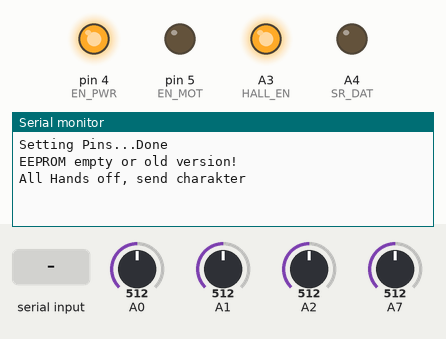
This sketch was run on a simulated Arduino Nano, built with avr-gcc and run on an emulated ATmega328P. Parts: output pins drawn as LEDs (lit = HIGH), the last lines printed to the serial monitor. The inputs (shaded band) are chosen by the test bench; at power-on: A0 = 512, A1 = 512, A2 = 512, A7 = 512. EEPROM starts erased.

Above: at 1.3 s.
1.4 s: byte 30 received over Serial
At 2.0 s:
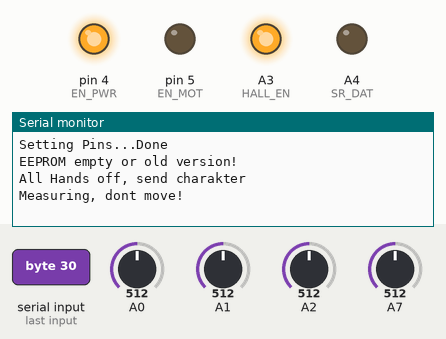
4.4 s: byte 90 received over Serial
At 7.3 s:
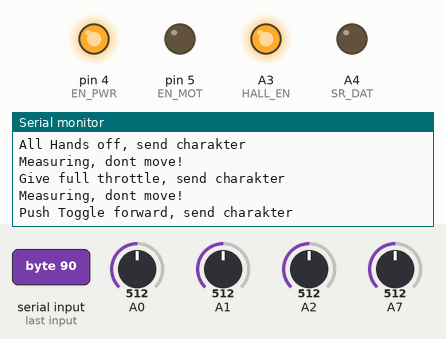
7.4 s: byte 120 received over Serial
At 10.8 s:
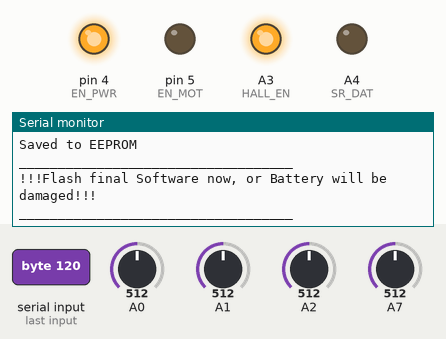

The sketch:

BREmote_Tx-Calibration.ino
```cpp
/* When flashing fails, select Processor: Aruino Nano (OLD BOOTLOADER)*/
/* When flashing fails, select Processor: Aruino Nano (OLD BOOTLOADER)*/
/* When flashing fails, select Processor: Aruino Nano (OLD BOOTLOADER)*/

/*
    BREmote V1.1
    Copyright (C) 2022 Ludwig Brechter (contact@lbre.de)

    This program is free software: you can redistribute it and/or modify
    it under the terms of the GNU General Public License as published by
    the Free Software Foundation, either version 3 of the License, or
    (at your option) any later version.

    This program is distributed in the hope that it will be useful,
    but WITHOUT ANY WARRANTY; without even the implied warranty of
    MERCHANTABILITY or FITNESS FOR A PARTICULAR PURPOSE.  See the
    GNU General Public License for more details.

    You should have received a copy of the GNU General Public License
    along with this program.  If not, see <http://www.gnu.org/licenses/>.
 */

#include "BREmote.h"

RF24 radio(NRF_CE, NRF_CSN); // CE, CSN

void setup()
{
  enableSerial();
  initPins();
  enablePower();
}

void loop()
{

  if(EEPROM.read(EE_VAL_FLAG) == 0xCE)
  {
    uint16_t thr_min_read = 0;
    uint16_t thr_max_read = 0;
    uint16_t tog_read = 0;
    uint16_t tog_stb_read = 0;
    uint16_t thr_min_stb_read = 0;

    Serial.println("");
    Serial.println("Data in EEPROM:");

    thr_min_read = ((uint16_t)EEPROM.read(EE_THR_MIN) << 8) + (uint16_t)EEPROM.read(EE_THR_MIN+1);
    thr_max_read = ((uint16_t)EEPROM.read(EE_THR_MAX) << 8) + (uint16_t)EEPROM.read(EE_THR_MAX+1);
    tog_read = ((uint16_t)EEPROM.read(EE_TOG) << 8) + (uint16_t)EEPROM.read(EE_TOG+1);
    tog_stb_read = ((uint16_t)EEPROM.read(EE_TOG_STB) << 8) + (uint16_t)EEPROM.read(EE_TOG_STB+1);
    thr_min_stb_read = ((uint16_t)EEPROM.read(EE_THR_MIN_STB) << 8) + (uint16_t)EEPROM.read(EE_THR_MIN_STB+1);


    Serial.println("\n");
    if(EEPROM.read(EE_LEFTHANDER)) Serial.println("Lefthander, Trigger right");
    else Serial.println("Righthander, Trigger left");
    Serial.print("Min Throttle: ");
    Serial.println(thr_min_read);
    Serial.print("Max Throttle: ");
    Serial.println(thr_max_read);
    Serial.print("Stb Throttle: ");
    Serial.println(thr_min_stb_read);
    Serial.print("Throttle Reversed: ");
    Serial.println(EEPROM.read(EE_THR_REV));
    Serial.print("Idle Toggle: ");
    Serial.println(tog_read);
    Serial.print("Stb Toggle: ");
    Serial.println(tog_stb_read);
    Serial.print("Toggle Reversed: ");
    Serial.println(EEPROM.read(EE_TOG_REV));
  }
  else
  {
    Serial.println("");
    Serial.println("EEPROM empty or old version!");
  }

  Serial.println("");
  Serial.println("All Hands off, send charakter");

  while(!Serial.available()) delay (1);
  while(Serial.available()){ byte trash = Serial.read(); delay(100);}

  Serial.println("Measuring, dont move!");

  measMulti();

  int16_t meas_A0_before = meas_A0;
  int16_t meas_A1_before = meas_A1;
  int16_t meas_A2_before = meas_A2;
  int16_t meas_A7_before = meas_A7;

  Serial.println("Give full throttle, send charakter");

  while(!Serial.available()) delay (1);
  while(Serial.available()){ byte trash = Serial.read(); delay(100);}

  Serial.println("Measuring, dont move!");

  measMulti();

  int16_t diffA0 = abs(meas_A0_before-meas_A0);
  int16_t diffA1 = abs(meas_A1_before-meas_A1);

  int16_t thr_min = 0;
  int16_t thr_max = 0;
  int16_t thr_min_stb = 0;

  int16_t toggle_idle = 0;
  int16_t toggle_idle_stb = 0;

  bool tog_rev = 0;
  bool thr_rev = 0;
  bool lefthander = 0;

  if(diffA0 > diffA1)
  {
    lefthander = 1;
    if(meas_A0_before > meas_A0)
    {
      thr_min = meas_A0;
      thr_max = meas_A0_before;
      thr_rev = 1;
    }
    else
    {
      thr_max = meas_A0;
      thr_min = meas_A0_before;
    }
    thr_min_stb = meas_A2_before;
    toggle_idle = meas_A1_before;
    toggle_idle_stb = meas_A7_before;
  }
  else
  {
    if(meas_A1_before > meas_A1)
    {
      thr_min = meas_A1;
      thr_max = meas_A1_before;
      thr_rev = 1;
    }
    else
    {
      thr_max = meas_A1;
      thr_min = meas_A1_before;
    }
    thr_min_stb = meas_A7_before;
    toggle_idle = meas_A0_before;
    toggle_idle_stb = meas_A2_before;
  }

  Serial.println("Push Toggle forward, send charakter");

  while(!Serial.available()) delay (1);
  while(Serial.available()){ byte trash = Serial.read(); delay(100);}

  Serial.println("Measuring, dont move!");

  meas_A0_before = meas_A0;
  meas_A1_before = meas_A1;

  measMulti();

  if(lefthander)
  {
    if(meas_A1_before > meas_A1)
    {
      tog_rev = 1;
    }
  }
  else
  {
    if(meas_A0_before > meas_A0)
    {
      tog_rev = 1;
    }
  }

  thr_min += 5;
  thr_max -= 5;

  Serial.println("\n");
  if(lefthander) Serial.println("Lefthander, Trigger right");
  else Serial.println("Righthander, Trigger left");
  Serial.print("Min Throttle: ");
  Serial.println(thr_min);
  Serial.print("Max Throttle: ");
  Serial.println(thr_max);
  Serial.print("Stb Throttle: ");
  Serial.println(thr_min_stb);
  Serial.print("Throttle Reversed: ");
  Serial.println(thr_rev);
  Serial.print("Idle Toggle: ");
  Serial.println(toggle_idle);
  Serial.print("Stb Toggle: ");
  Serial.println(toggle_idle_stb);
  Serial.print("Toggle Reversed: ");
  Serial.println(tog_rev);

  Serial.println("\nSaved to EEPROM");

  Serial.println("\n\n___________________________________\n!!!Flash final Software now, or Battery will be damaged!!!\n___________________________________");

  EEPROM.write(EE_LEFTHANDER, lefthander);
  EEPROM.write(EE_THR_MIN, thr_min >> 8);
  EEPROM.write(EE_THR_MIN+1, thr_min & 0xFF);
  EEPROM.write(EE_THR_MAX, thr_max >> 8);
  EEPROM.write(EE_THR_MAX+1, thr_max & 0xFF);
  EEPROM.write(EE_THR_MIN_STB, thr_min_stb >> 8);
  EEPROM.write(EE_THR_MIN_STB+1, thr_min_stb & 0xFF);
  EEPROM.write(EE_THR_REV, thr_rev);
  EEPROM.write(EE_TOG, toggle_idle >> 8);
  EEPROM.write(EE_TOG+1, toggle_idle & 0xFF);
  EEPROM.write(EE_TOG_STB, toggle_idle_stb >> 8);
  EEPROM.write(EE_TOG_STB+1, toggle_idle_stb & 0xFF);
  EEPROM.write(EE_TOG_REV, tog_rev);
  EEPROM.write(EE_VAL_FLAG, 0xCE);

  while(1);
}

ISR(WDT_vect)
{ //Leave empty
}

ISR(TIMER2_COMPA_vect)
{/*
  if(isr_active)
  {
    multidiv++;
    if(multidiv > 100)
    {
      multidiv = 0;
    }

    displaystate ^= 1;
    updateDisplay();
    measureAndBuffer();
    calcFilter();
  }*/
}
```

BREmote.h
```cpp
// (licence header left out)
#define DEBUG

/*
 * Variables
 */
volatile bool power_enabled = 0;

int16_t meas_A0 = 0;
int16_t meas_A1 = 0;
int16_t meas_A2 = 0;
int16_t meas_A7 = 0;

/*
 * Includes
 */

#include <SPI.h>
#include <nRF24L01.h>
#include <RF24.h>
#include <EEPROM.h>

/*
 * Defines
 */

#define EE_VAL_FLAG 3
#define EE_LEFTHANDER 4
#define EE_THR_MIN 5
#define EE_THR_MAX 7
#define EE_THR_REV 9
#define EE_TOG     10
#define EE_TOG_STB 12
#define EE_TOG_REV 14
#define EE_THR_MIN_STB 16

//Display:
#define SR_DAT A4
#define SR_CLK A5
#define C1 7 //Changed here
#define C2 6 //Changed here

//SPI (NRF & ACC)
#define SPI_MOSI 11
#define SPI_MISO 12
#define SPI_SCK 13

#define NRF_CE 10
#define NRF_CSN 9
#define NRF_IRQ 2

#define ACC_CS 8
#define ACC_IRQ 3

#define HALL_EN A3

//MISC
#define MEAS_UB A6
#define EN_PWR 4
#define EN_MOT 5

/*
 * Debug
 */
#ifdef DEBUG
#define DEBUG_PRINT(x) Serial.print(x)
#define DEBUG_PRINTLN(x) Serial.println(x)
#else
#define DEBUG_PRINT(x)
#define DEBUG_PRINTLN(x)
#endif
```

System.ino
```cpp
// (licence header left out)
void enablePower()
{
  if(!power_enabled)
  {
    digitalWrite(EN_PWR, HIGH);
    delay(100);
    power_enabled = 1;
  }
}

void disablePower()
{
  digitalWrite(EN_PWR, LOW);
  power_enabled = 0;
}

/*Init Pins*/
void initPins()
{
  DEBUG_PRINT("Setting Pins...");
  pinMode(EN_PWR, OUTPUT);
  pinMode(EN_MOT, OUTPUT);
  pinMode(SR_DAT, OUTPUT);
  pinMode(SR_CLK, OUTPUT);
  pinMode(C1, OUTPUT);
  pinMode(C2, OUTPUT);
  pinMode(HALL_EN, OUTPUT);

  digitalWrite(EN_PWR, HIGH);
  digitalWrite(EN_MOT, LOW);
  digitalWrite(SR_DAT, LOW);
  digitalWrite(SR_CLK, LOW);
  digitalWrite(C1, LOW);
  digitalWrite(C2, LOW);
  digitalWrite(HALL_EN, HIGH);

  analogReference(EXTERNAL);
  DEBUG_PRINTLN("Done");
}

void enableSerial()
{
  #ifdef DEBUG
  Serial.begin(9600);
  while (!Serial) //Wait for serial
  {
    delay(1);

  }
  #endif
}

void measMulti()
{
  meas_A0 = 0;
  meas_A1 = 0;
  meas_A2 = 0;
  meas_A7 = 0;

  analogReference(EXTERNAL);
  delay(100);
  analogRead(A0);
  analogRead(A0);
  delay(100);

  for(int i = 0; i < 10; i++)
  {
    meas_A0 += analogRead(A0);
    meas_A1 += analogRead(A1);
    delay(100);
  }
  meas_A0 /= 10;
  meas_A1 /= 10;

  analogReference(DEFAULT);
  delay(100);
  analogRead(A0);
  analogRead(A0);
  delay(100);

  for(int i = 0; i < 10; i++)
  {
    meas_A2 += analogRead(A2);
    meas_A7 += analogRead(A7);
    delay(100);
  }
  meas_A2 /= 10;
  meas_A7 /= 10;
}
```

Measured:
- after the input at 1.4 s, the serial monitor: prints a new line after 0.10 s (image 1)
- after the input at 4.4 s, the serial monitor: prints a new line after 2.5 s (image 2)
- after the input at 7.4 s, the serial monitor: prints a new line after 2.5 s (image 3)
